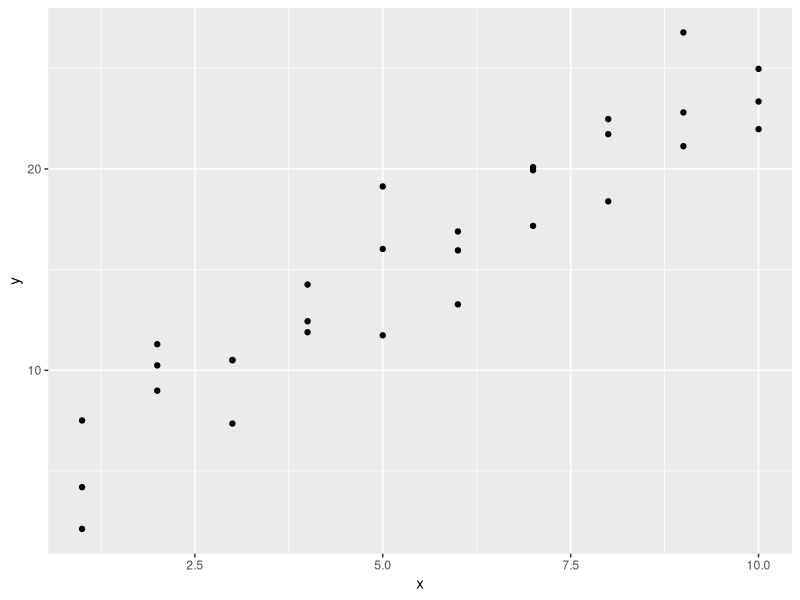
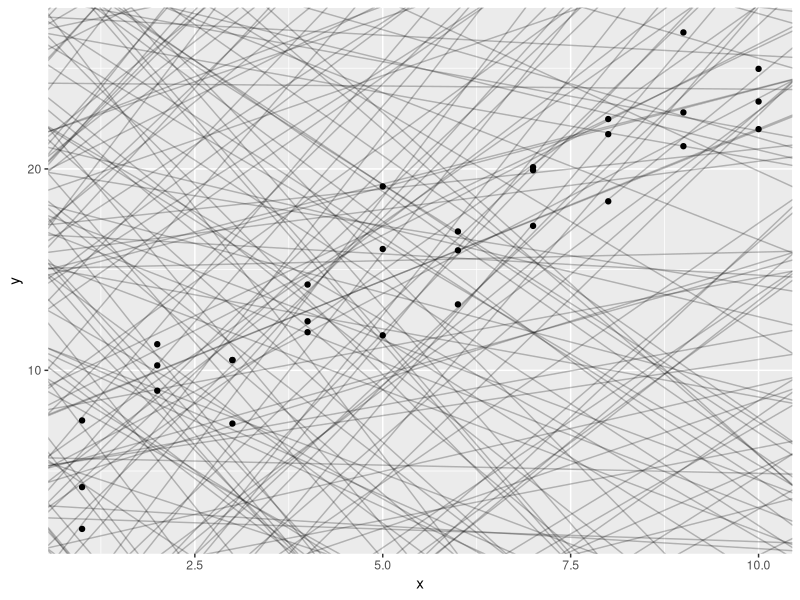
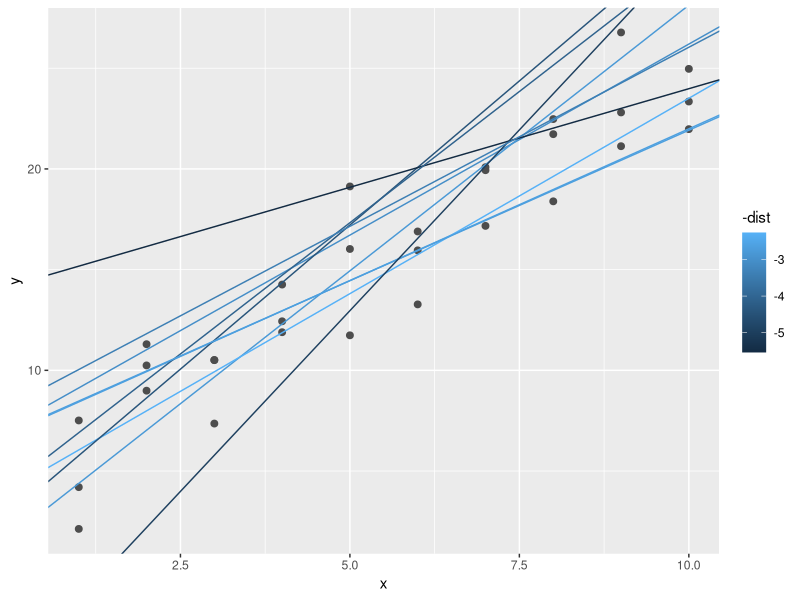
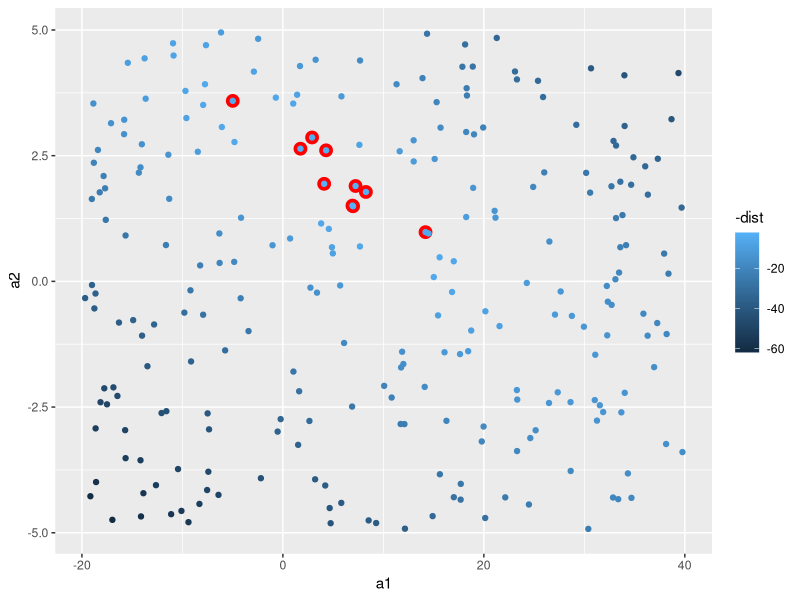
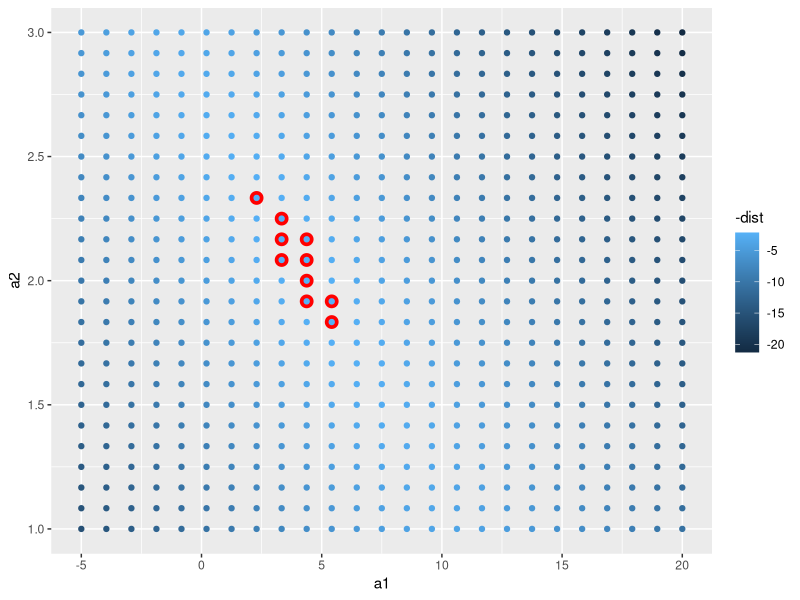
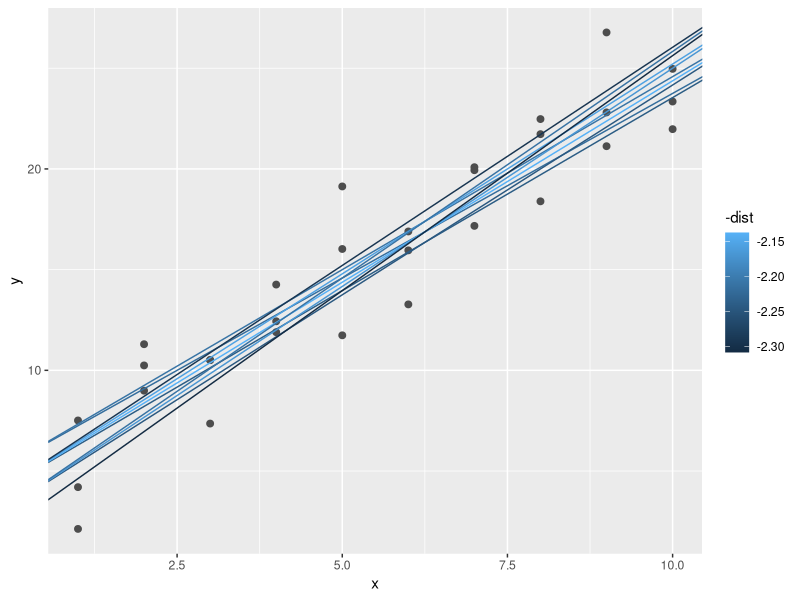
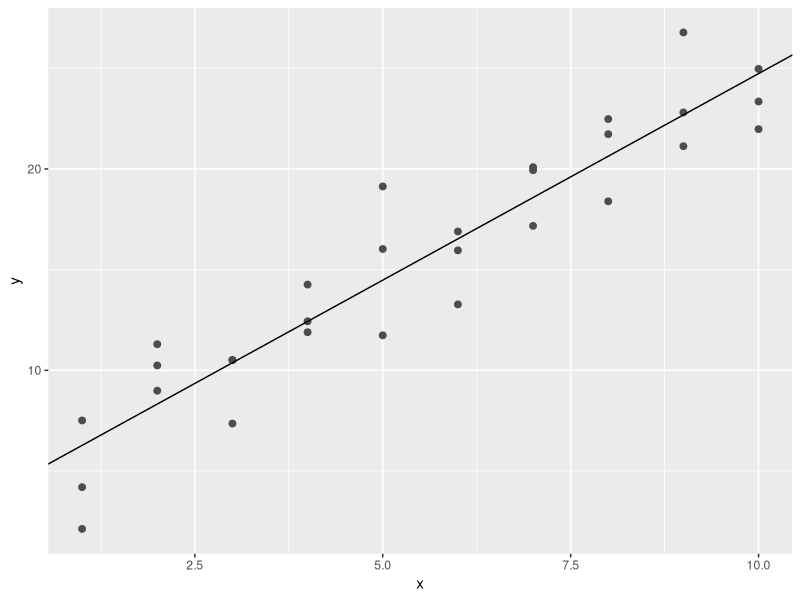
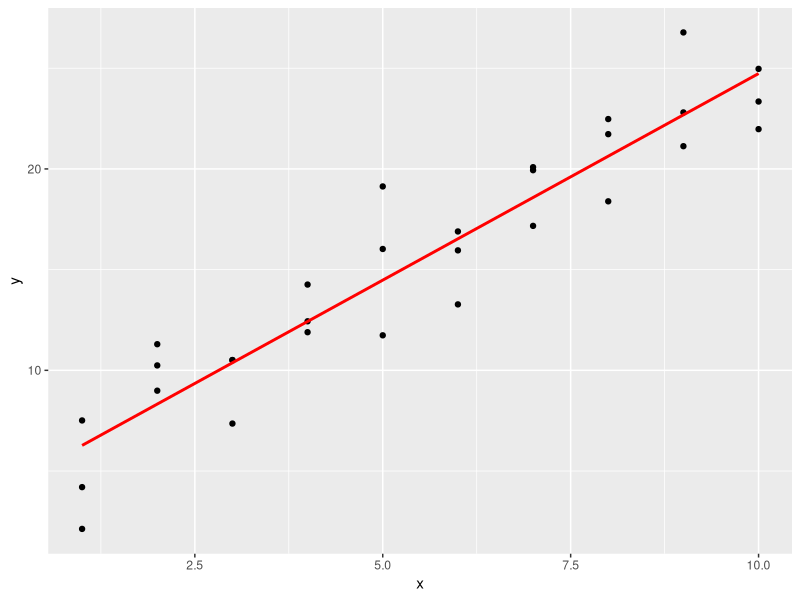

These charts were generated, in order, by the following R code: (Note: this script raises an error after producing the figures.)
library(tidyverse)
library(modelr)
options(na.action = na.warn)

ggplot(sim1, aes(x, y)) +
  geom_point()

models <- tibble(
  a1=runif(250,-20,40),
  a2=runif(250,-5,5)
)
models
sim1
ggplot(sim1,aes(x,y)) +
  geom_abline(aes(intercept=a1,slope = a2),data=models,alpha=1/4) +
  geom_point()

model1 <- function(a, data) {
  a[1] + data$x * a[2]
}
model1(c(7, 1.5), sim1)

measure_distance <- function(mod, data) {
  diff <- data$y - model1(mod, data)
  sqrt(mean(diff ^ 2))
}
measure_distance(c(7, 1.5), sim1)

sim1_dist <- function(a1, a2) {
  measure_distance(c(a1, a2), sim1)
}

sim1_dist
models <- models %>%
  mutate(dist = purrr::map2_dbl(a1, a2, sim1_dist))
models

ggplot(sim1, aes(x, y)) +
  geom_point(size = 2, color = "grey30") +
  geom_abline(
    aes(intercept = a1, slope = a2, color = -dist),
    data = filter(models, rank(dist) <= 10)
  )
data = filter(models, rank(dist) <= 10)
data

ggplot(models, aes(a1, a2)) +
  geom_point(
    data = filter(models, rank(dist) <= 10),
    size = 4, color = "red"
  ) +
  geom_point(aes(colour = -dist))

grid <- expand.grid(
  a1 = seq(-5, 20, length = 25),
  a2 = seq(1, 3, length = 25)
) %>%
  mutate(dist = purrr::map2_dbl(a1, a2, sim1_dist))
grid

grid %>%
  ggplot(aes(a1, a2)) +
  geom_point(
    data = filter(grid, rank(dist) <= 10),
    size = 4, colour = "red"
  ) +
  geom_point(aes(color = -dist))

seq(-5, 20, length = 25)
expand.grid(a1 = seq(-5, 20, length = 25),a2 = seq(1, 3, length = 25))

ggplot(sim1, aes(x, y)) +
  geom_point(size = 2, color = "grey30") +
  geom_abline(
    aes(intercept = a1, slope = a2, color = -dist),
    data = filter(grid, rank(dist) <= 10)
  )

# We need to give a starting value in optim
best <- optim(c(0, 0), measure_distance, data = sim1)
best$par
ggplot(sim1, aes(x, y)) +
  geom_point(size = 2, color = "grey30") +
  geom_abline(intercept = best$par[1], slope = best$par[2])

sim1_mod <- lm(y ~ x, data = sim1)
sim1_mod
coef(sim1_mod)

grid <- sim1 %>%
  data_grid(x)
sim1
grid

# adding the prediction from the previous model to the grid
grid <- grid %>%
  add_predictions(sim1_mod)
grid

ggplot(sim1, aes(x)) +
  geom_point(aes(y = y)) +
  geom_line(aes(y = pred),
    data = grid,
    colour = "red",
    size = 1
  )

sim1 <- sim1 %>%
  add_residuals(sim1_mod)
sim1

ggplot(sim1, aes(resid)) +
  geom_freqpoly(binwidth = 0.5)

ggplot(sim1, aes(x, resid)) +
  geom_ref_line(h = 0) +
  geom_point()

df <- tribble(
  ~y, ~x1, ~x2,
  4, 2, 5,
  5, 1, 9
)
df
model_matrix(df, y ~ x1)
model_matrix(df, y ~ x1 - 1)
model_matrix(df, y ~ x1 + x2)

df <- tribble(
  ~ sex, ~ response,
  "male", 1,
  "female", 2,
  "male", 1
)
model_matrix(df, response ~ sex)

sim2
print(sim2,n=Inf,width=Inf)

ggplot(sim2) +
  geom_point(aes(x, y))

mod2 <- lm(y ~ x, data = sim2)
mod2

grid <- sim2 %>%
  data_grid(x) %>%
  add_predictions(mod2)
grid

ggplot(sim2, aes(x)) +
  geom_point(aes(y = y)) +
  geom_point(
    data = grid,
    aes(y = pred),
    color = "red",
    size = 4
  )
tibble(x = "e") %>%
  add_predictions(mod2)
